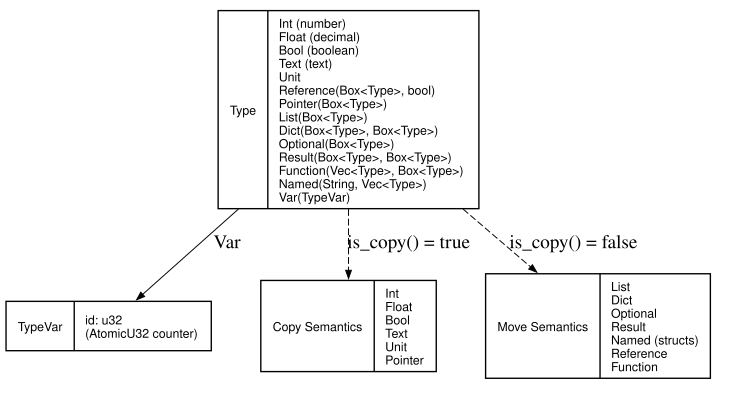

The script that drew this image:
"""Generate the type system diagram as SVG using graphviz."""

import graphviz

g = graphviz.Digraph(
    "type_system",
    format="svg",
    graph_attr={
        "bgcolor": "white",
        "rankdir": "TB",
        "fontname": "Helvetica",
        "fontsize": "11",
        "nodesep": "0.5",
        "ranksep": "0.4",
        "margin": "0.2",
    },
    node_attr={
        "shape": "record",
        "style": "solid",
        "fontname": "Helvetica",
        "fontsize": "9",
        "color": "black",
        "fillcolor": "white",
        "penwidth": "1.0",
    },
    edge_attr={
        "color": "black",
        "arrowsize": "0.6",
        "penwidth": "0.7",
        "style": "solid",
    },
)

g.node(
    "type",
    "Type|"
    "Int (number)\\l"
    "Float (decimal)\\l"
    "Bool (boolean)\\l"
    "Text (text)\\l"
    "Unit\\l"
    "Reference(Box\\<Type\\>, bool)\\l"
    "Pointer(Box\\<Type\\>)\\l"
    "List(Box\\<Type\\>)\\l"
    "Dict(Box\\<Type\\>, Box\\<Type\\>)\\l"
    "Optional(Box\\<Type\\>)\\l"
    "Result(Box\\<Type\\>, Box\\<Type\\>)\\l"
    "Function(Vec\\<Type\\>, Box\\<Type\\>)\\l"
    "Named(String, Vec\\<Type\\>)\\l"
    "Var(TypeVar)\\l",
)

g.node("typevar", "TypeVar|id: u32\\l(AtomicU32 counter)\\l")

g.node(
    "copy",
    "Copy Semantics|"
    "Int\\l"
    "Float\\l"
    "Bool\\l"
    "Text\\l"
    "Unit\\l"
    "Pointer\\l",
)

g.node(
    "move",
    "Move Semantics|"
    "List\\l"
    "Dict\\l"
    "Optional\\l"
    "Result\\l"
    "Named (structs)\\l"
    "Reference\\l"
    "Function\\l",
)

g.edge("type", "typevar", label="Var")
g.edge("type", "copy", label="is_copy() = true", style="dashed")
g.edge("type", "move", label="is_copy() = false", style="dashed")

g.render("type_system", directory=".", cleanup=True)
print("Generated type_system.svg")
